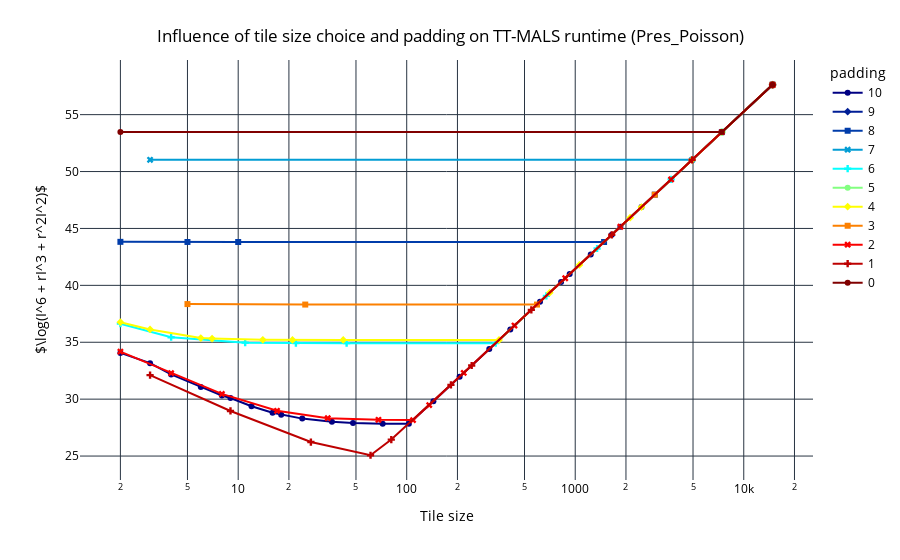

This figure's notebook cell:
### Code cell
line_plot_padding_tile_size_tt_mals_runtime("Pres_Poisson")

### Figure 1 — Plotly figure (JSON) as saved in the notebook; plotly's stock layout.template omitted (floating-point values rounded to 4 significant figures)
{"data": [{"hovertemplate": "padding=10<br>Tile size=%{x}<br>log_obj_func=%{y}<extra></extra>", "legendgroup": "10", "line": {"color": "rgb(0, 0, 131)", "dash": "solid"}, "marker": {"symbol": "circle"}, "mode": "lines+markers", "name": "10", "orientation": "v", "showlegend": true, "x": [2.0, 3.0, 4.0, 6.0, 8.0, 9.0, 12.0, 16.0, 18.0, 24.0, 36.0, 48.0, 72.0, 103.0, 144.0, 206.0, 309.0, 412.0, 618.0, 824.0, 927.0, 1236.0, 1648.0, 1854.0, 2472.0, 3708.0, 4944.0, 7416.0, 14830.0], "xaxis": "x", "y": [34.06, 33.17, 32.17, 31.06, 30.32, 30.1, 29.38, 28.8, 28.64, 28.29, 28.01, 27.91, 27.85, 27.83, 29.82, 31.97, 34.4, 36.13, 38.56, 40.29, 40.99, 42.72, 44.44, 45.15, 46.88, 49.31, 51.04, 53.47, 57.63], "yaxis": "y", "type": "scatter"}, {"hovertemplate": "padding=9<br>Tile size=%{x}<br>log_obj_func=%{y}<extra></extra>", "legendgroup": "9", "line": {"color": "rgb(0, 30, 150)", "dash": "solid"}, "marker": {"symbol": "diamond"}, "mode": "lines+markers", "name": "9", "orientation": "v", "showlegend": true, "x": [14830.0], "xaxis": "x", "y": [57.63], "yaxis": "y", "type": "scatter"}, {"hovertemplate": "padding=8<br>Tile size=%{x}<br>log_obj_func=%{y}<extra></extra>", "legendgroup": "8", "line": {"color": "rgb(0, 60, 170)", "dash": "solid"}, "marker": {"symbol": "square"}, "mode": "lines+markers", "name": "8", "orientation": "v", "showlegend": true, "x": [2.0, 5.0, 10.0, 1483.0, 2966.0, 7415.0, 14830.0], "xaxis": "x", "y": [43.82, 43.81, 43.81, 43.81, 47.97, 53.47, 57.63], "yaxis": "y", "type": "scatter"}, {"hovertemplate": "padding=7<br>Tile size=%{x}<br>log_obj_func=%{y}<extra></extra>", "legendgroup": "7", "line": {"color": "rgb(2, 157, 212)", "dash": "solid"}, "marker": {"symbol": "x"}, "mode": "lines+markers", "name": "7", "orientation": "v", "showlegend": true, "x": [3.0, 4943.0, 14830.0], "xaxis": "x", "y": [51.03, 51.03, 57.63], "yaxis": "y", "type": "scatter"}, {"hovertemplate": "padding=6<br>Tile size=%{x}<br>log_obj_func=%{y}<extra></extra>", "legendgroup": "6", "line": {"color": "rgb(5, 255, 255)", "dash": "solid"}, "marker": {"symbol": "cross"}, "mode": "lines+markers", "name": "6", "orientation": "v", "showlegend": true, "x": [2.0, 4.0, 11.0, 22.0, 44.0, 337.0, 674.0, 1348.0, 3707.0, 7414.0, 14830.0], "xaxis": "x", "y": [36.63, 35.44, 34.97, 34.93, 34.92, 34.92, 39.08, 43.24, 49.31, 53.47, 57.63], "yaxis": "y", "type": "scatter"}, {"hovertemplate": "padding=5<br>Tile size=%{x}<br>log_obj_func=%{y}<extra></extra>", "legendgroup": "5", "line": {"color": "rgb(130, 255, 128)", "dash": "solid"}, "marker": {"symbol": "circle"}, "mode": "lines+markers", "name": "5", "orientation": "v", "showlegend": true, "x": [14830.0], "xaxis": "x", "y": [57.63], "yaxis": "y", "type": "scatter"}, {"hovertemplate": "padding=4<br>Tile size=%{x}<br>log_obj_func=%{y}<extra></extra>", "legendgroup": "4", "line": {"color": "rgb(255, 255, 0)", "dash": "solid"}, "marker": {"symbol": "diamond"}, "mode": "lines+markers", "name": "4", "orientation": "v", "showlegend": true, "x": [2.0, 3.0, 6.0, 7.0, 14.0, 21.0, 42.0, 353.0, 706.0, 1059.0, 2118.0, 2471.0, 4942.0, 7413.0, 14830.0], "xaxis": "x", "y": [36.76, 36.13, 35.37, 35.32, 35.22, 35.21, 35.2, 35.2, 39.36, 41.79, 45.95, 46.87, 51.03, 53.47, 57.62], "yaxis": "y", "type": "scatter"}, {"hovertemplate": "padding=3<br>Tile size=%{x}<br>log_obj_func=%{y}<extra></extra>", "legendgroup": "3", "line": {"color": "rgb(252, 128, 0)", "dash": "solid"}, "marker": {"symbol": "square"}, "mode": "lines+markers", "name": "3", "orientation": "v", "showlegend": true, "x": [5.0, 25.0, 593.0, 2965.0, 14820.0], "xaxis": "x", "y": [38.35, 38.31, 38.31, 47.97, 57.62], "yaxis": "y", "type": "scatter"}, {"hovertemplate": "padding=2<br>Tile size=%{x}<br>log_obj_func=%{y}<extra></extra>", "legendgroup": "2", "line": {"color": "rgb(250, 0, 0)", "dash": "solid"}, "marker": {"symbol": "x"}, "mode": "lines+markers", "name": "2", "orientation": "v", "showlegend": true, "x": [2.0, 4.0, 8.0, 17.0, 34.0, 68.0, 109.0, 136.0, 218.0, 436.0, 872.0, 1853.0, 3706.0, 7412.0, 14820.0], "xaxis": "x", "y": [34.18, 32.29, 30.46, 28.98, 28.33, 28.18, 28.16, 29.48, 32.31, 36.47, 40.62, 45.15, 49.31, 53.47, 57.62], "yaxis": "y", "type": "scatter"}, {"hovertemplate": "padding=1<br>Tile size=%{x}<br>log_obj_func=%{y}<extra></extra>", "legendgroup": "1", "line": {"color": "rgb(189, 0, 0)", "dash": "solid"}, "marker": {"symbol": "cross"}, "mode": "lines+markers", "name": "1", "orientation": "v", "showlegend": true, "x": [3.0, 9.0, 27.0, 61.0, 81.0, 183.0, 243.0, 549.0, 1647.0, 4941.0, 14820.0], "xaxis": "x", "y": [32.11, 28.96, 26.23, 25.07, 26.45, 31.26, 32.96, 37.85, 44.44, 51.03, 57.62], "yaxis": "y", "type": "scatter"}, {"hovertemplate": "padding=0<br>Tile size=%{x}<br>log_obj_func=%{y}<extra></extra>", "legendgroup": "0", "line": {"color": "rgb(128, 0, 0)", "dash": "solid"}, "marker": {"symbol": "circle"}, "mode": "lines+markers", "name": "0", "orientation": "v", "showlegend": true, "x": [2.0, 7411.0, 14820.0], "xaxis": "x", "y": [53.46, 53.46, 57.62], "yaxis": "y", "type": "scatter"}], "layout": {"xaxis": {"anchor": "y", "domain": [0.0, 1.0], "title": {"text": "Tile size"}, "type": "log"}, "yaxis": {"anchor": "x", "domain": [0.0, 1.0], "title": {"text": "$\\log(I^6 + rI^3 + r^2I^2)$"}}, "legend": {"title": {"text": "padding"}, "tracegroupgap": 0}, "margin": {"t": 60}, "title": {"text": "Influence of tile size choice and padding on TT-MALS runtime (Pres_Poisson)", "x": 0.5, "xanchor": "center", "yanchor": "top"}, "font": {"color": "black"}, "plot_bgcolor": "white", "paper_bgcolor": "white"}}
